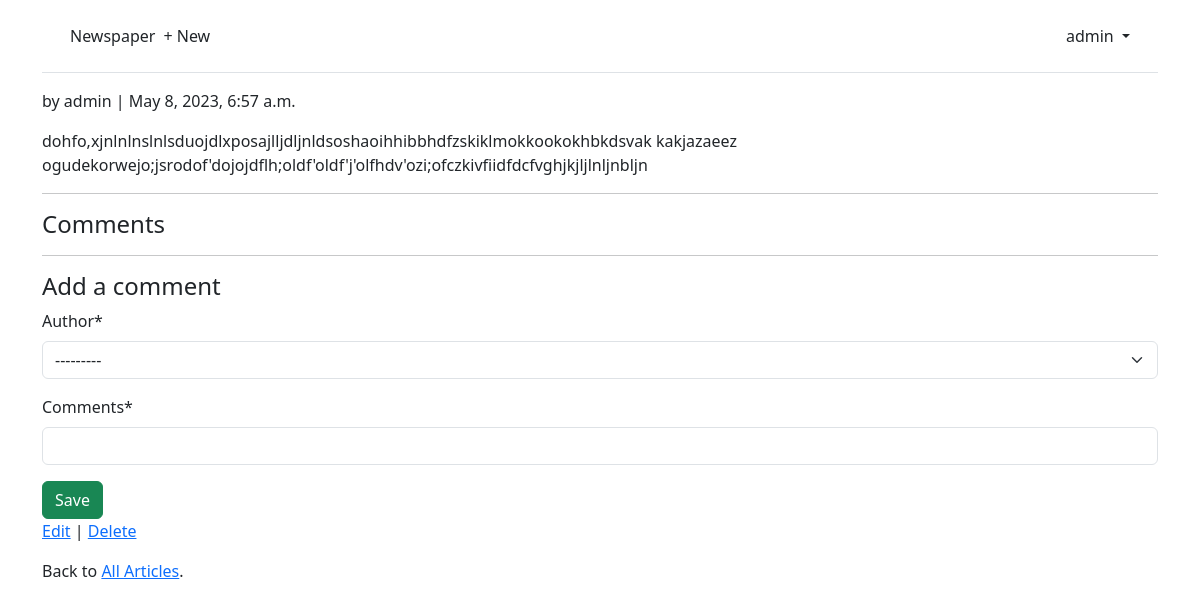
The app's page /articles/3/ (signed in) with its own data.
### accounts/models.py (models this page shows)
class CustomUser(AbstractUser):
    age = models.PositiveIntegerField(null=True,blank=True)

### articles/models.py (models this page shows, shortened)
class Articles(models.Model):
    author = models.ForeignKey(
        settings.AUTH_USER_MODEL,
        on_delete=models.CASCADE,
    )
    title = models.CharField(max_length=255)
    time = models.DateTimeField(auto_now_add=True)
    body = models.TextField()

### articles/views.py (the view, shortened to what this page needs)
# urls.py: path('<int:pk>/', ArticleDetailView.as_view(), name='article_detail'),
class ArticleDetailView(LoginRequiredMixin, View):
    def get(self, request, *args, **kwargs):
        view = CommentGet.as_view()
        return view(request, *args, **kwargs)

### articles/views.py (called while the page is built)
    def get_context_data(self, **kwargs):
        context = super().get_context_data(**kwargs)
        context["form"] = CommentForm
        return context

### templates/article_detail.html (shortened to what this page needs)
{% extends 'base.html' %}
{% load crispy_forms_tags %}
{% block content %}
<div class="article-entry"> <h2>{{ article.title }}</h2>
     <p>by {{ articles.author }} | {{ articles.time }}</p>
     <p>{{ object.body }}</p>
     <hr> <h4>Comments</h4>
<hr>
<h4>Add a comment</h4> <form action="" method="post">
     {{ form|crispy }}
     <button class="btn btn-success ml-2" type="submit">Save</button>
     </form>
</div>
<p><a href="{% url 'article_update' articles.pk %}">Edit</a> |
     <a href="{% url 'article_delete' articles.pk %}">Delete</a></p>
 <p>Back to <a href="{% url 'article_list' %}">All Articles</a>.</p>
{% endblock content %}

### templates/base.html (shortened to what this page needs)
<!DOCTYPE html>
<html lang="en">
<head>
    <link href="https://cdn.jsdelivr.net/npm/bootstrap@5.3.0-alpha3/dist/css/bootstrap.min.css" rel="stylesheet"
>
</head>
<body>
    <div class="container"> <header class="p-3 mb-3 border-bottom"> <div class="container"> <div class="d-flex flex-wrap align-items-center justify-content-center
        justify-content-lg-start"> <a class="navbar-brand" href="{% url 'home' %}">Newspaper</a> <ul class="nav col-12 col-lg-auto me-lg-auto mb-2 justify-content-center
        mb-md-0">
        {% if user.is_authenticated %}
        <li><a href="{% url 'article_create' %} " class="nav-link px-2 link-dark">+ New</a></li>
        </ul> <div class="dropdown text-end"> <a href="#" class="d-block link-dark text-decoration-none dropdown-toggle"
        id="dropdownUser1" data-bs-toggle="dropdown" aria-expanded="false">
        {{ user.username }}
        </a>
    </div>
    {% else %}
    </ul> <div class="text-end"> <a href="{% url 'login' %}" class="btn btn-outline-primary me-2">
    Log In</a> <a href="{% url 'signup' %}" class="btn btn-primary">Sign Up</a>
    </div>
    {% endif %}
    </div>
    </div>
    </header>
    <main>
        {% block content %}
        {% endblock content %}
    </main>
</body>
</html>

### records on screen
CustomUser: username "admin"
Articles: author "admin", time "May 8, 2023, 6:57 a.m.", body "dohfo,xjnlnlnslnlsduojdlxposajlljdljnldsoshaoihhibbhdfzskiklmokkookokhbkdsvak kakjazaeez ogudekorwejo;jsrodof'dojojdflh;oldf'oldf'j'olfhdv'ozi;ofczkivfiidfdcfvghjkjljlnljnbljn"
